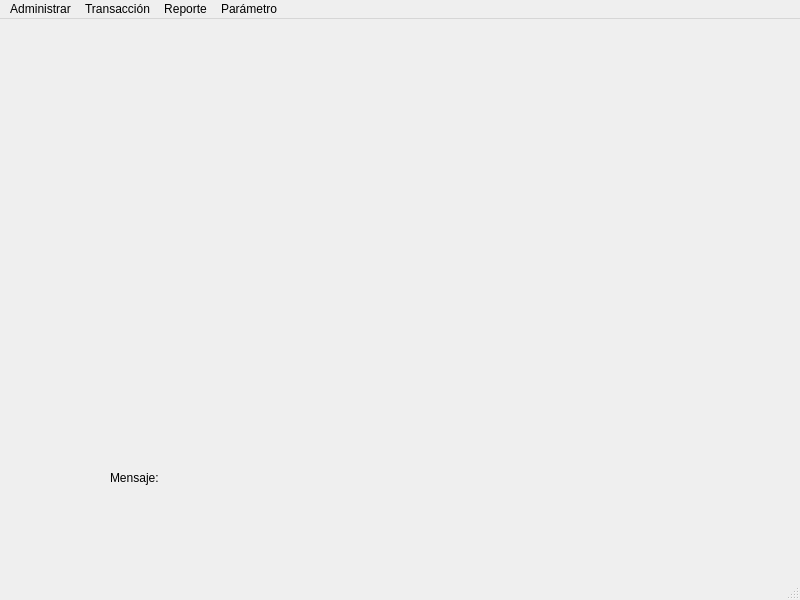
<?xml version="1.0" encoding="UTF-8"?>
<ui version="4.0">
 <class>Administrador</class>
 <widget class="QMainWindow" name="Administrador">
  <property name="windowModality">
   <enum>Qt::NonModal</enum>
  </property>
  <property name="geometry">
   <rect>
    <x>0</x>
    <y>0</y>
    <width>800</width>
    <height>600</height>
   </rect>
  </property>
  <property name="windowTitle">
   <string>Administrador</string>
  </property>
  <widget class="QWidget" name="centralwidget">
   <widget class="QLabel" name="lblMensaje">
    <property name="geometry">
     <rect>
      <x>110</x>
      <y>450</y>
      <width>72</width>
      <height>18</height>
     </rect>
    </property>
    <property name="text">
     <string>Mensaje:</string>
    </property>
    <property name="scaledContents">
     <bool>true</bool>
    </property>
   </widget>
  </widget>
  <widget class="QMenuBar" name="menubar">
   <property name="geometry">
    <rect>
     <x>0</x>
     <y>0</y>
     <width>800</width>
     <height>23</height>
    </rect>
   </property>
   <widget class="QMenu" name="menuAdministrar">
    <property name="title">
     <string>Administrar</string>
    </property>
    <addaction name="actionEmpresa"/>
    <addaction name="actionUsuario"/>
   </widget>
   <widget class="QMenu" name="menuTransacci_n">
    <property name="title">
     <string>Transacción</string>
    </property>
   </widget>
   <widget class="QMenu" name="menuReporte">
    <property name="title">
     <string>Reporte</string>
    </property>
   </widget>
   <widget class="QMenu" name="menuParametro">
    <property name="title">
     <string>Parámetro</string>
    </property>
    <addaction name="actionLocalidad"/>
    <addaction name="actionServidor"/>
   </widget>
   <addaction name="menuAdministrar"/>
   <addaction name="menuTransacci_n"/>
   <addaction name="menuReporte"/>
   <addaction name="menuParametro"/>
  </widget>
  <widget class="QStatusBar" name="statusbar"/>
  <action name="actionEmpresa">
   <property name="text">
    <string>Empresa</string>
   </property>
  </action>
  <action name="actionUsuario">
   <property name="text">
    <string>Usuario</string>
   </property>
  </action>
  <action name="actionServidor">
   <property name="text">
    <string>Servidor</string>
   </property>
  </action>
  <action name="actionLocalidad">
   <property name="text">
    <string>Localidad</string>
   </property>
  </action>
 </widget>
 <resources/>
 <connections/>
</ui>
